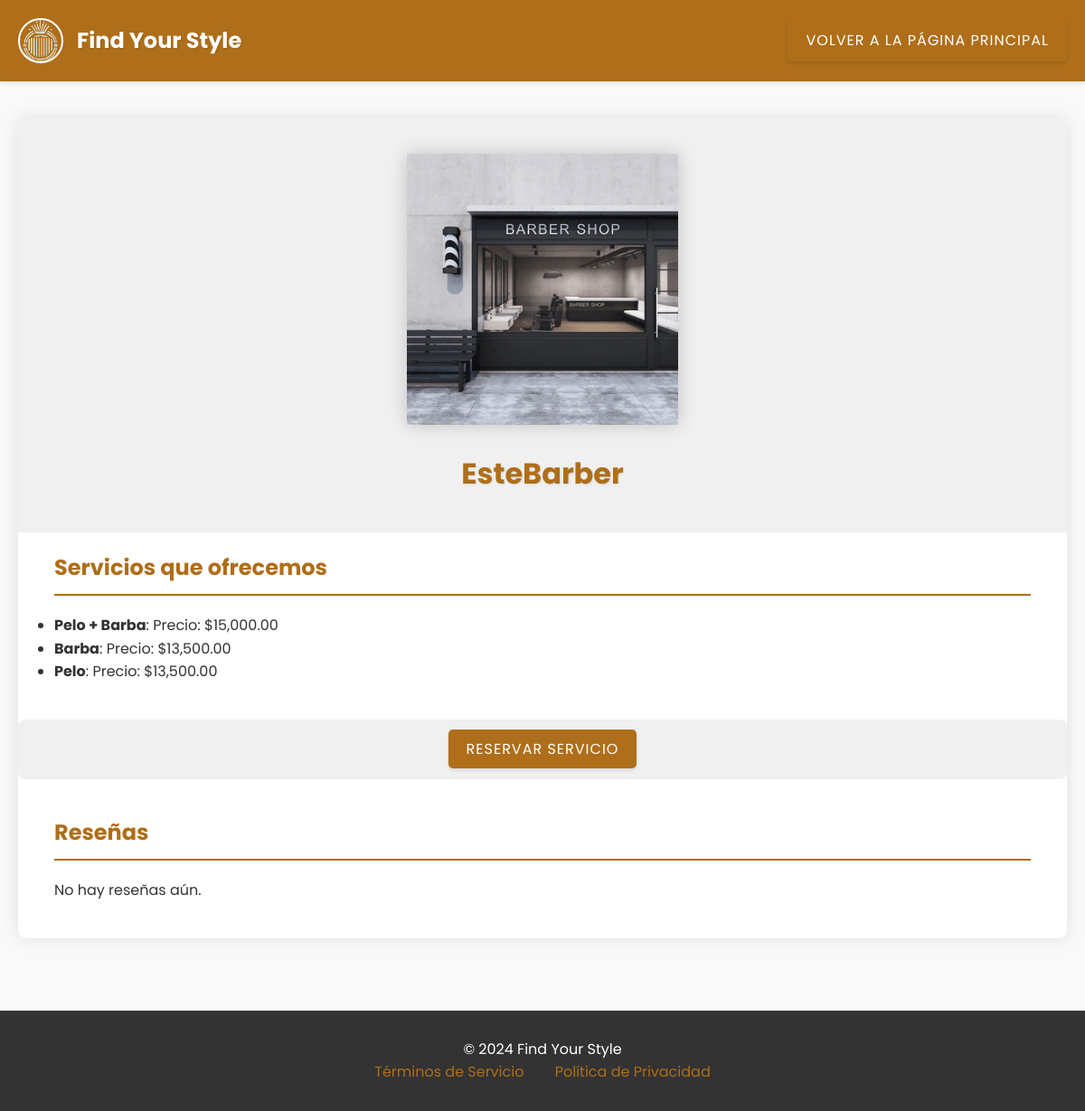
The app's page /local.php?id=76 with its own data.
### tables this page shows
CREATE TABLE `locals` (
  `id` bigint(20) NOT NULL,
  `name` text NOT NULL,
  `location` text NOT NULL,
  `owner_id` bigint(20) NOT NULL,
  `main_photo` text DEFAULT NULL,
  `opening_time` time NOT NULL,
  `closing_time` time NOT NULL
);

CREATE TABLE `services` (
  `id` bigint(20) NOT NULL,
  `local_id` bigint(20) NOT NULL,
  `name` text NOT NULL,
  `price` decimal(10,2) NOT NULL
);

### public/local.php (the view, shortened to what this page needs)
<?php
require_once '../includes/dbcon.php';
if (isset($_GET['id'])) {
    $local_id = $_GET['id'];
    $query = "SELECT * FROM locals WHERE id = :local_id";
    $stmt = $conn->prepare($query);
    $stmt->bindParam(':local_id', $local_id);
    $stmt->execute();
    $local = $stmt->fetch();
    $query_services = "SELECT * FROM services WHERE local_id = :local_id";
    $stmt_services = $conn->prepare($query_services);
    $stmt_services->bindParam(':local_id', $local_id);
    $stmt_services->execute();
    $services = $stmt_services->fetchAll();
    $query_reviews = "SELECT reviews.*, users.name FROM reviews
                      JOIN users ON reviews.user_id = users.id
                      WHERE reviews.local_id = :local_id";
    $stmt_reviews = $conn->prepare($query_reviews);
    $stmt_reviews->bindParam(':local_id', $local_id);
    $stmt_reviews->execute();
    $reviews = $stmt_reviews->fetchAll();
} else {
    echo "ID del local no especificado.";
    exit();
}
?>
<!DOCTYPE html>
<html lang="es">
<head>
    <link rel="stylesheet" href="../assets/css/local.css">
</head>
<body>
    <header>
        <div class="logo-container">
            <img src="../assets/img/logo.png" alt="Logo" class="logo">
            <span class="page-name">Find Your Style</span>
        </div>
        <a href="index.php" class="back-home-btn">Volver a la página principal</a>
    </header>
    <main>
        <div class="local-container">
            <div class="local-photo-container">
                <?php if (isset($local['main_photo'])): ?>
                    <img src="../uploads/locals/<?php echo htmlspecialchars($local['main_photo']); ?>" alt="<?php echo htmlspecialchars($local['name'] ?? 'Local sin nombre'); ?>" class="local-photo">
                <?php else: ?>
                    <p>Este local no tiene foto principal.</p>
                <?php endif; ?>
                <?php if (isset($local['name'])): ?>
                    <h1 class="local-name"><?php echo htmlspecialchars($local['name']); ?></h1>
                <?php else: ?>
                    <h1 class="local-name">Nombre no disponible</h1>
                <?php endif; ?>
            </div>
            <div class="services-section">
                <h2>Servicios que ofrecemos</h2>
                <?php if (count($services) > 0): ?>
                    <ul>
                        <?php foreach ($services as $service): ?>
                            <li>
                                <strong><?php echo htmlspecialchars($service['name']); ?></strong>:
                                Precio: $<?php echo htmlspecialchars(number_format($service['price'], 2)); ?>
                            </li>
                        <?php endforeach; ?>
                    </ul>
                <?php else: ?>
                    <p>Este local aún no ha agregado servicios.</p>
                <?php endif; ?>
            </div>
            <div class="reserve-section">
                <a href="reservar_turno.php?local_id=<?php echo htmlspecialchars($local_id); ?>" class="reserve-btn">Reservar Servicio</a>
            </div>
            <div class="reviews-section">
                <h2>Reseñas</h2>
                <?php if (count($reviews) > 0): ?>
                    <?php foreach ($reviews as $review): ?>
                        <div class="review">
                            <p class="review-username">Usuario: <?php echo htmlspecialchars($review['name']); ?></p>
                            <p class="rating">Calificación: <?php echo htmlspecialchars($review['rating']); ?> / 5</p>
                            <p>Comentario: <?php echo htmlspecialchars($review['comment']); ?></p>
                        </div>
                    <?php endforeach; ?>
                <?php else: ?>
                    <p>No hay reseñas aún.</p>
                <?php endif; ?>
            </div>
        </div>
    </main>
    <footer>
        <p>&copy; 2024 Find Your Style</p>
        <div class="footer-links">
            <a href="#">Términos de Servicio</a>
            <a href="#">Política de Privacidad</a>
        </div>
    </footer>
</body>
</html>

### assets/css/local.css (style rules this page uses)
* { margin: 0; padding: 0; box-sizing: border-box; font-family: 'Poppins', sans-serif; }
body { line-height: 1.6; background-color: #f9f9f9; color: #333; }
header { background-color: #af6e19; color: white; padding: 20px; display: flex; justify-content: space-between; align-items: center; box-shadow: 0 2px 4px rgba(0,0,0,0.1); }
.logo-container { display: flex; align-items: center; }
.logo { width: 50px; height: 50px; border-radius: 50%; margin-right: 15px; object-fit: cover; border: 2px solid white; }
.page-name { font-size: 24px; font-weight: bold; text-shadow: 1px 1px 2px rgba(0,0,0,0.1); }
.customize-local-btn, .back-home-btn, form button, .reserve-btn, .view-local-button, .add-local-btn, .logout-button, .btn-notifications { background-color: #af6e19; color: white; padding: 10px 20px; border: none; border-radius: 5px; cursor: pointer; transition: all 0.3s ease; text-decoration: none; text-transform: uppercase; letter-spacing: 1px; box-shadow: 0 2px 4px rgba(0,0,0,0.1); }
main { padding: 40px 20px; display: flex; justify-content: center; }
.local-container { width: 100%; max-width: 1200px; background-color: white; border-radius: 10px; box-shadow: 0 0 20px rgba(0,0,0,0.1); overflow: hidden; }
.local-photo-container { text-align: center; margin-bottom: 20px; padding: 40px 0; background-color: #f0f0f0; }
.local-photo { width: 300px; height: 300px; object-fit: cover; box-shadow: 0 0 20px rgba(0,0,0,0.2); transition: transform 0.3s ease; }
.local-name { font-size: 32px; font-weight: bold; margin-top: 20px; color: #af6e19; text-shadow: 1px 1px 2px rgba(0,0,0,0.1); }
.services-section, .reviews-section { margin-bottom: 40px; padding: 0 40px; }
.services-section h2, .reviews-section h2 { font-size: 24px; color: #af6e19; margin-bottom: 20px; border-bottom: 2px solid #af6e19; padding-bottom: 10px; }
.reviews-section { margin-left: 0; }
footer { text-align: center; padding: 30px; background-color: #333; color: white; margin-top: 40px; }
.footer-links a { color: #af6e19; text-decoration: none; margin: 0 15px; transition: color 0.3s ease; }
.reserve-section { text-align: center; margin: 40px 0; padding: 20px; background-color: #f0f0f0; border-radius: 8px; }

### records on screen
locals: main_photo (picture), name "EsteBarber"
services: name "Pelo + Barba", price "15,000.00"
services: name "Barba", price "13,500.00"
services: name "Pelo", price "13,500.00"
